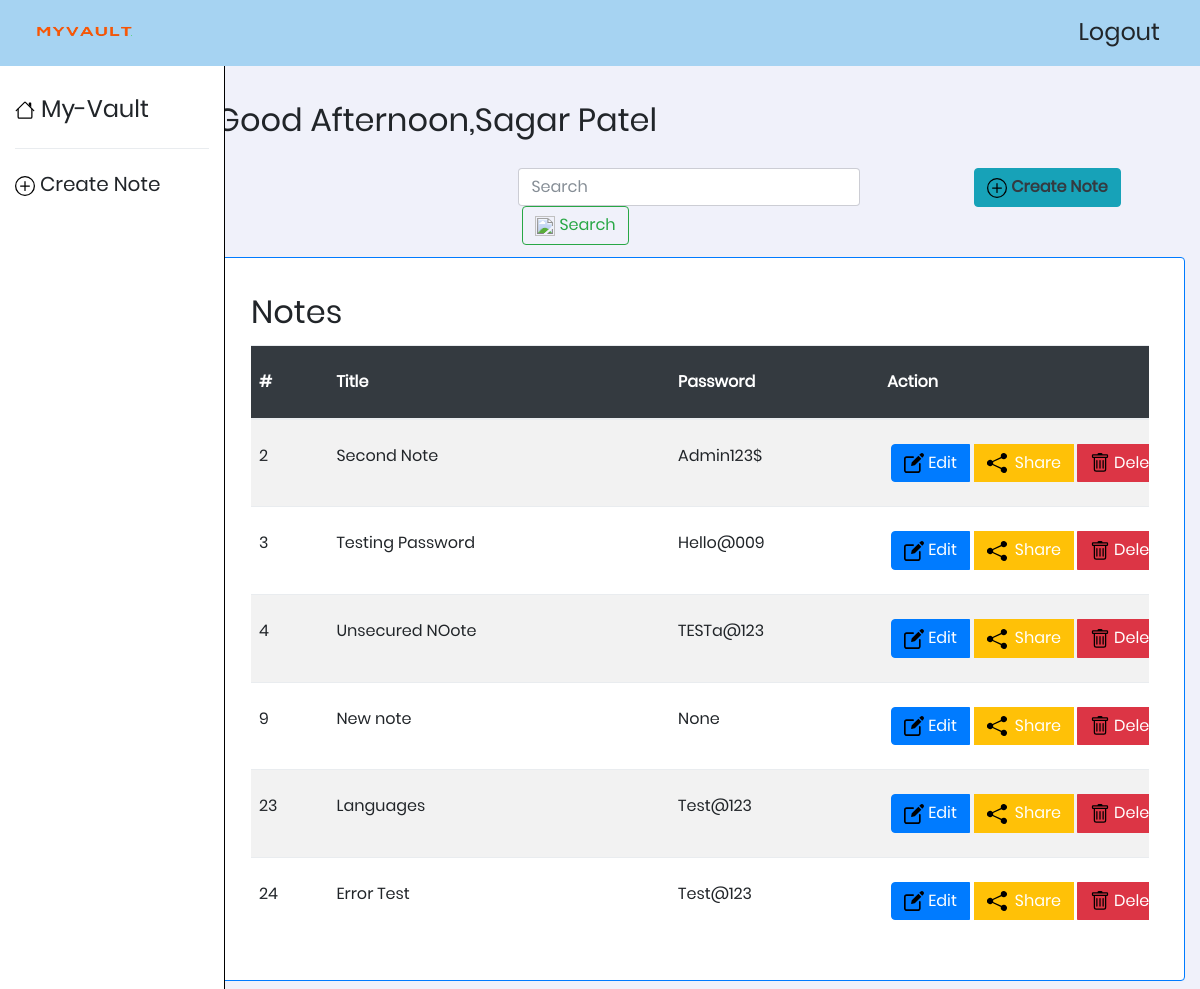
The page /user/myvault/ (signed in) on the database as committed earlier.
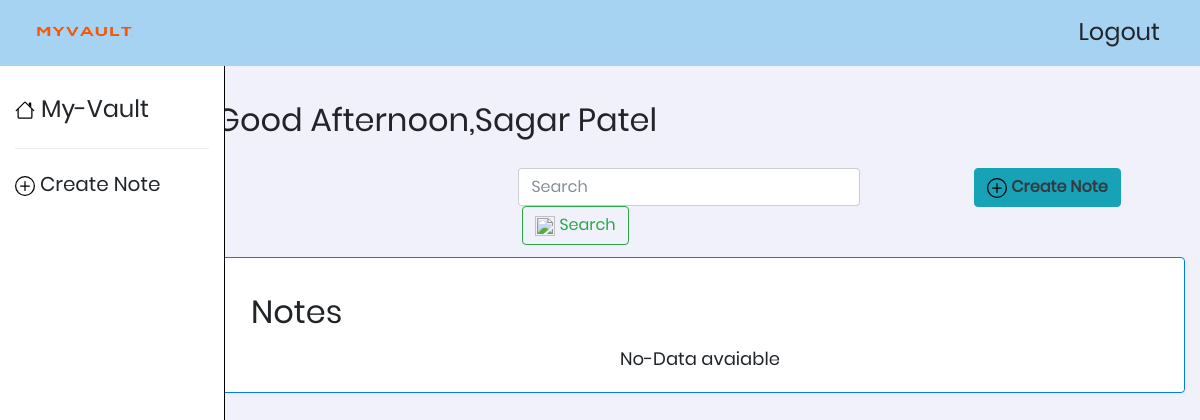
The same page on the database as committed later.
### login/models.py (models this page shows, shortened)
class Users(models.Model):
    id = models.AutoField(primary_key=True)
    firstName = models.CharField(max_length=50, blank=False, null=False)
    lastName = models.CharField(max_length=50, blank=False, null=False)
    email = models.EmailField(
        max_length=100, blank=False, null=False, unique=True)
    mobileNo = models.BigIntegerField(blank=False, null=False)
    password = models.CharField(max_length=300, blank=False, null=False)
    created_at = models.DateTimeField(auto_now_add=True)
    @property
    def fullName(self):
        return '%s %s' % (self.firstName.capitalize(), self.lastName.capitalize())

class Note(models.Model):
    title = models.CharField(max_length=1000, blank=False)
    secured_content = models.CharField(
        max_length=1000, blank=False, null=False)
    isset_Password = models.BooleanField(default=False)
    password = models.CharField(max_length=300, blank=True, null=True)
    created_at = models.DateTimeField(auto_now_add=True)
    expiry_time = models.DateTimeField(blank=True, null=True)
    creator = models.ForeignKey(Users, on_delete=models.CASCADE)
    def set_PasswordDecrypt(txt):
        if txt is None:
            return None
        else:
            key = Fernet(settings.KEY)
            strTxt = key.decrypt(txt.encode('utf8'))
            return strTxt.decode('utf8')

### login/views.py (the view)
# urls.py: path('user/myvault/', views.Dashboard, name="user_dashboard"),
def Dashboard(request):
    if request.session.get('session_email'):
        note = list(Note.objects.filter(creator_id=Users.objects.get(
            email=request.session.get('session_email'))).values())
        for item in note:
            item['password'] = Note.set_PasswordDecrypt(item['password'])
        return render(request, "dashboard.html",
                      {
                          "users": Users.objects.get(email=request.session.get('session_email')),
                          "notes": note
                      })
    return HttpResponseRedirect(reverse('login'))

### templates/dashboard.html (shortened to what this page needs)
{% load static %}
<!DOCTYPE html>
<html lang="en">
  <head>
    <link rel="stylesheet" type="text/css" href="{% static 'vendor/bootstrap/css/bootstrap.min.css' %}">
    <link rel="stylesheet" type="text/css" href="{% static '/css/main.css' %}">
    <link rel="stylesheet" type="text/css"
      href="https://use.fontawesome.com/releases/v5.3.1/css/all.css"
>
  </head>
  <body>
    <header>
      <nav class="navbar fixed-top navbar-expand-lg navbar-light bg-nav">
        <a href="#" class="navbar-brand mx-3 h4"><img src="{% static 'images/logo-white.png'%}" alt="" width="100" height="30" /></a>
        <div class="collapse navbar-collapse" id="navigations">
          <ul class="navbar-nav ml-md-auto">
            <li class="nav-item mx-lg-4">
              <a href="{% url 'user_logout' %}" class="h4">
                Logout
              </a>
            </li>
          </ul>
        </div>
      </nav>
    </header>
    <div class="container-fluid mt-5">
      <div class="row">
        <div class="col-lg-2 pl-0">
          <aside class="collapse left-side d-lg-block" id="left-side">
            <div class="container-fluid mt-5">
              <ul class="navbar-nav">
                <li class="nav-item">
                  <a href="javascript:void(0);" class="h4">
                    <img  src="{% static 'images/icons/home.svg' %}"
                      width="20" height="20" />
                    <span class="mt-2 4">My-Vault</span>
                  </a>
                </li>
                <div class="dropdown-divider my-4"></div>
                <li class="nav-item">
                  <a href="{% url 'note_view' %}" class="h5">
                    <img src="{% static 'images/icons/plus-circle.svg' %}"
                      width="20" height="20" />
                    <span class="mt-2">Create Note</span>
                  </a>
                </li>
              </ul>
            </div>
          </aside>
        </div>
        <div class="col-lg-10 mt-5">
          <div class="container-fluid">
            <div class="row text-size"><span id="greetings"></span>{{users.fullName }}
            </div>
            <div class="row mt-2">
              <div class="d-flex justify-content-end w-100 mr-md-5 mb-1">
                <div class="row mr-md-2">
                  <div class="col-12 col-md-9 px-0 mt-3 mx-1 mx-md-0">
                    <form action="{% url 'search_Result' %}" method="POST" class="form-inline mx-2">
                      <input class="form-control my-0 my-sm-0 search-size" type="search"  name="search_Query_title" placeholder="Search" aria-label="Search" required>
                      <button class="btn btn-outline-success mx-1" type="submit" name="search_Query_btn" >
                         <img src="{% static 'images/icons/search-circle.png' %}"
                        width="20" height="20"> Search</button>
                    </form>
                  </div>
                  <div class="col-12 col-md-3 px-0 mt-3 mx-3 mx-md-0">
                    <a href="{% url 'note_view' %}" class="btn btn-info">
                      <img src="{% static 'images/icons/plus-circle.svg' %}"
                        width="20" height="20">
                      <span class="mt-2 text-dark font-weight-bold">Create Note</span>
                    </a>
                  </div>
              </div>
              </div>
              <div class="col-12 bg-white my-2 border border-2 border-primary rounded">
                  <div class="card-body">
                    <div class="flex my-3">
                      <h2>Notes</h2>
                    </div>
                    <div class="table-responsive">
                      {% if notes %}
                      <table class="table table-borderless table-striped table-hover">
                        <thead class="bg-dark text-white">
                          <tr>
                            <th class="px-5 px-lg-2 py-4">#</th>
                            <th class="px-5 px-lg-2 py-4">Title</th>
                            <th class="px-5 px-lg-1 py-4">Password</th>
                            <th class="px-5 px-lg-1 py-4">Action</th>
                          </tr>
                          <tbody>
                            {% for item in notes%}
                            <tr>
                              <td class="px-5 px-lg-2 py-4">{{ item.id }}</td>
                              <td class="px-5 px-lg-2 py-4">{{item.title}}</td>
                              <td class="px-5 px-lg-1 py-4">{{item.password}}</td>
                              <td class="px-5 px-lg-2 py-4">
                                <div class="btn-group action-btn" role="group">
                                  <a class="btn btn-primary" href="{% url 'note_edit' item.id %}">
                                    <img src="{% static 'images/icons/edit.svg' %}" alt="" width="20" height="20">
                                    <span>Edit</span>
                                  </a>
                                  <a class="btn btn-warning mx-1" href="{% url 'note_share' item.id %}">
                                    <img src="{% static 'images/icons/share-fill.svg' %}"alt="" width="20" height="20">
                                    <span class="text-white ml-1">Share</span>
                                  </a>
                                  <a class="btn btn-danger" href="{% url 'note_delete' item.id %}">
                                    <img src="{% static 'images/icons/remove.svg' %}" alt=""
                                      width="20" height="20">
                                    <span>Delete</span>
                                  </a>
                                </div>
                              </td>
                            </tr>
                            {% endfor %}
                            {% else %}
                            <tr>
                                <div style="text-align: center;font-size:18px;">No-Data avaiable</div>
                            </tr>
                            {% endif %}
                          </tbody>
                        </thead>
                      </table>
                    </div>
                  </div>
                </div>
              </div>
            </div>
          </div>
        </div>
      </div>
  </body>
</html>

### static/css/main.css (style rules this page uses)
* { margin: 0px; padding: 0px; box-sizing: border-box; }
body, html { height: 100%; font-family: Poppins-Regular, sans-serif; background-color: #f0f1fa; }
a { font-family: Poppins-Regular; font-size: 14px; line-height: 1.7; color: #666666; margin: 0px; transition: all 0.4s; -webkit-transition: all 0.4s; -o-transition: all 0.4s; -moz-transition: all 0.4s; }
h1,h2,h3,h4,h5,h6 { margin: 0px; }
ul, li { margin: 0px; list-style-type: none; }
input { outline: none; border: none; }
button { outline: none !important; border: none; background: transparent; }
@media (min-width:768px) { .text-size { font-size:2rem; font-weight: 500; } }
.left-side { position: fixed; height: 100%; width: 225px; z-index: 10; background-color: #ffffff; border-right: 1px solid black; }
.table-responsive { width: 100%; overflow-x: auto; display: block; }
.bg-nav { background-color: #a6d3f2; }

Rows that differ between the two databases and show on the page:
removed Note: id "2", title "Second Note", password "Admin123$"
removed Note: id "3", title "Testing Password", password "Hello@009"
removed Note: id "4", title "Unsecured NOote", password "TESTa@123"
removed Note: id "9", title "New note", password "None"
removed Note: id "23", title "Languages", password "Test@123"
removed Note: id "24", title "Error Test", password "Test@123"
Other text that changed with them:
text no longer shown: "# Title Password Action"
text now shown: "No-Data avaiable"
